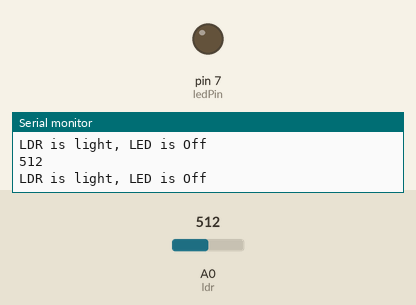
Recording of a sketch running on a simulated Arduino Uno, built with avr-gcc and run on an emulated ATmega328P. Parts: output pins drawn as LEDs (lit = HIGH), the last lines printed to the serial monitor. The inputs (shaded band) are chosen by the test bench; at power-on: A0 (ldr) = 512.

Above: at 1.2 s.
1.3 s: A0 (ldr) set to 44
4.3 s: A0 (ldr) set to 36
At 5.3 s:
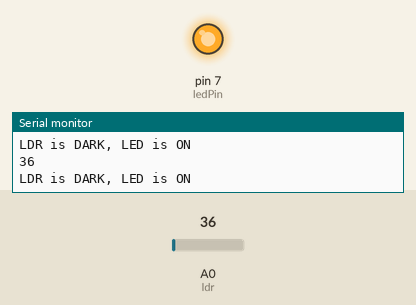
5.8 s: A0 (ldr) set to 122
At 7.0 s:
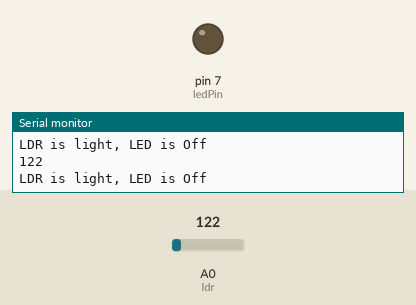
7.3 s: A0 (ldr) set to 0
At 8.6 s:
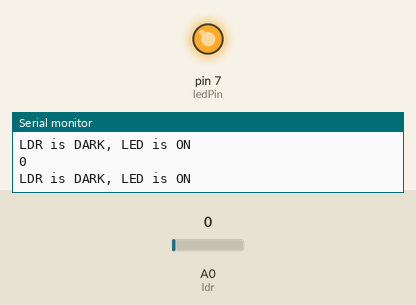
Timing chart, 0 to 9.8 s (numbered marks = the images above; inputs shaded):
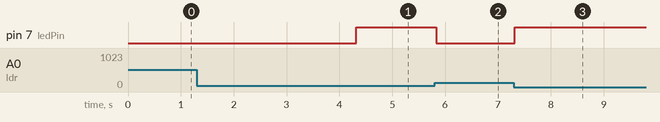

Measured:
- the behaviour switches between 40 and 39 on A0 (ldr) (found by bisection; images 0 and 1)
- after the input at 4.3 s, pin 7 (ledPin): LOW → HIGH at once
- after the input at 5.8 s, pin 7 (ledPin): HIGH → LOW at once
- after the input at 7.3 s, pin 7 (ledPin): LOW → HIGH at once

The sketch:

Code.ino
```cpp
const int ledPin = 7;
const int ldr = A0;
int threshold=40;
int level;


void setup() {

  Serial.begin(9600);
  pinMode(ledPin, OUTPUT);
  pinMode(ldr, INPUT);
}

void loop() {

 level= analogRead(ldr);
Serial.println(level);
if(level< threshold){
  digitalWrite(ledPin , HIGH );

    Serial.println("LDR is DARK, LED is ON");

   }
  else {

    digitalWrite(ledPin, LOW);
    Serial.println("LDR is light, LED is Off");
  }}
```
